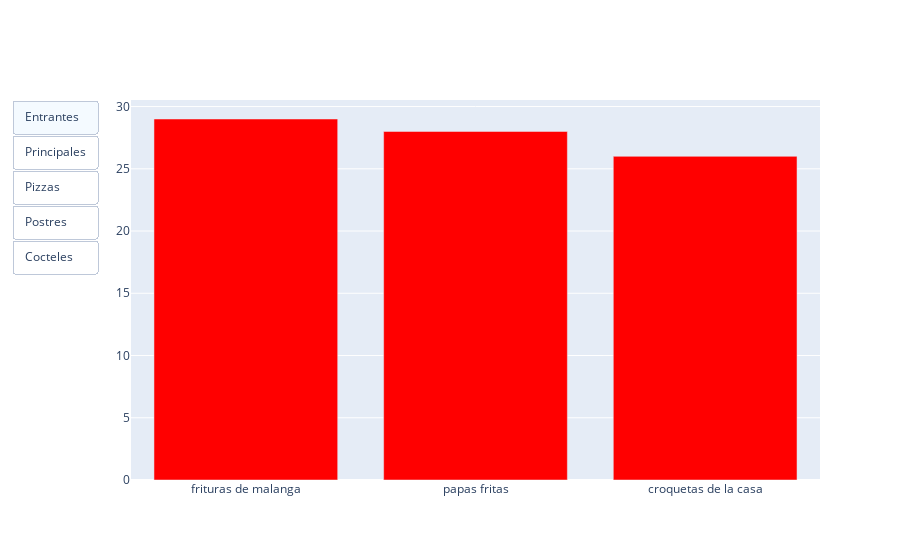

Source (notebook cell):
### Markdown cell above
Ay!!, mijo lo unico que te va a pedir tu madre es que por favor no me pongas a preparar moderneses tu sabes que mi cocina es a la antigua y compra sazones naturales que para ti no es novedad el odio que le tengo a cocinar con polvitos de esos.

-Alejandro: Tranquila vieja aqui se cocina lo que tu digas y tu sabes que no hay cosa que nos guste mas a nosotros que los platillos mas comunes, aqui no somos de cabiar, ni de salmon, hasta el restaurante mas glamuroso de La Habana tiene que tener en su menu una oferta de ropa vieja y unas buenas croquetas.

### Code cell
#Grafico de barras que muestra cuales son los 3 (entrantes,principales,pizzas,postres,cocteles) mas comunes en los menu :)

entrantes_nombres = []
entrantes_comunes = []

for i, row in data.iterrows():
    menu = row["menu"]
    if isinstance(menu, dict) and "starters" in menu:  
        for starter in menu["starters"]:
            nombre = starter.get("item_name")
            if nombre is not None: 
                nombre_igualado =bp.i_nombre(nombre)
                entrantes_nombres.append(nombre_igualado)
counter = Counter(entrantes_nombres)
tres_mas_comunes = counter.most_common(3)
for nombre, frecuencia in tres_mas_comunes:
    entrantes_comunes.append((nombre, frecuencia))
    

principales_nombres = []
principales_comunes = []

for i, row in data.iterrows():
    menu = row["menu"]
    if isinstance(menu, dict) and "mains" in menu:  
        for starter in menu["mains"]:
            nombre = starter.get("item_name")
            if nombre is not None: 
                nombre_igualado = bp.i_nombre(nombre)
                principales_nombres.append(nombre_igualado)
counter = Counter(principales_nombres)
tres_mas_comunes = counter.most_common(3)
for nombre, frecuencia in tres_mas_comunes:
    principales_comunes.append((nombre, frecuencia))

pizza_nombres = []
pizza_comunes = []

for i, row in data.iterrows():
    menu = row["menu"]
    if isinstance(menu, dict) and "pizza" in menu:  
        for starter in menu["pizza"]:
            nombre = starter.get("item_name")
            if nombre is not None: 
                nombre_igualado = bp.i_nombre(nombre)
                pizza_nombres.append(nombre_igualado)
counter = Counter(pizza_nombres)
tres_mas_comunes = counter.most_common(3)
for nombre, frecuencia in tres_mas_comunes:
    pizza_comunes.append((nombre, frecuencia))

postres_nombres = []
postres_comunes = []

for i, row in data.iterrows():
    menu = row["menu"]
    if isinstance(menu, dict) and "desserts" in menu:  
        for starter in menu["desserts"]:
            nombre = starter.get("item_name")
            if nombre is not None: 
                nombre_igualado = bp.i_nombre(nombre)
                postres_nombres.append(nombre_igualado)
counter = Counter(postres_nombres)
tres_mas_comunes = counter.most_common(3)
for nombre, frecuencia in tres_mas_comunes:
    postres_comunes.append((nombre, frecuencia))


cocteles_nombres = []
cocteles_comunes = []
for i, row in data.iterrows():
    menu = row["menu"]
    if isinstance(menu, dict) and "cocktails" in menu:  
        for cocktail in menu["cocktails"]:
            nombre = cocktail.get("item_name")
            if nombre is not None: 
                nombre_igualado = bp.i_nombre(nombre)
                cocteles_nombres.append(nombre_igualado)
counter = Counter(cocteles_nombres)
tres_mas_comunes = counter.most_common(3)
for nombre, frecuencia in tres_mas_comunes:
    cocteles_comunes.append((nombre, frecuencia))

starters = entrantes_comunes
mains = principales_comunes
pizzas = pizza_comunes
desserts = postres_comunes
cocktails = cocteles_comunes

grafico_starters = bp.c_grafico(starters, "Entrantes", "red")
grafico_mains = bp.c_grafico(mains, "Principales", "blue")
grafico_pizzas = bp.c_grafico(pizzas, "Pizzas","green")
grafico_desserts = bp.c_grafico(desserts, "Postres", "orange")
grafico_cocktails = bp.c_grafico(cocktails, "Cocteles", "purple")


fig = go.Figure()


fig.add_traces([grafico_starters, grafico_mains, grafico_pizzas, grafico_desserts, grafico_cocktails])

fig.update_traces(visible=False)
fig.data[0].visible = True  


buttons = [
    dict(label="Entrantes", method="update", args=[{"visible": [True, False, False, False, False]}, {"title": "Entrantes mas comunes"}]),
    dict(label="Principales", method="update", args=[{"visible": [False, True, False, False, False]}, {"title": "Principales mas comunes"}]),
    dict(label="Pizzas", method="update", args=[{"visible": [False, False, True, False, False]}, {"title": "Pizzas mas comunes"}]),
    dict(label="Postres", method="update", args=[{"visible": [False, False, False, True, False]}, {"title": "Postres mas comunes"}]),
    dict(label="Cocteles", method="update", args=[{"visible": [False, False, False, False, True]}, {"title": "Cocteles mas comunes"}]),]
   
fig.update_layout(
    updatemenus=[
        dict(
            type="buttons",
            showactive=True,
            buttons=buttons,
        )
    ]
)

pio.show(fig)

### Figure 1 — Plotly figure (JSON) as saved in the notebook; plotly's stock layout.template omitted (floating-point values rounded to 4 significant figures)
{"data": [{"marker": {"color": "red"}, "name": "Entrantes", "type": "bar", "visible": true, "x": ["frituras de malanga", "papas fritas", "croquetas de la casa"], "y": [29, 28, 26]}, {"marker": {"color": "blue"}, "name": "Principales", "type": "bar", "visible": false, "x": ["ropa vieja", "bistec de cerdo", "fricase de cerdo"], "y": [31, 17, 17]}, {"marker": {"color": "green"}, "name": "Pizzas", "type": "bar", "visible": false, "x": ["pizza napolitana", "pizza hawaiana", "pizza de jamon"], "y": [20, 19, 15]}, {"marker": {"color": "orange"}, "name": "Postres", "type": "bar", "visible": false, "x": ["flan", "copa de helado", "copa lolita"], "y": [16, 13, 12]}, {"marker": {"color": "purple"}, "name": "Cocteles", "type": "bar", "visible": false, "x": ["cuba libre", "mojito", "caipiroska"], "y": [54, 51, 50]}], "layout": {"updatemenus": [{"buttons": [{"args": [{"visible": [true, false, false, false, false]}, {"title": "Entrantes mas comunes"}], "label": "Entrantes", "method": "update"}, {"args": [{"visible": [false, true, false, false, false]}, {"title": "Principales mas comunes"}], "label": "Principales", "method": "update"}, {"args": [{"visible": [false, false, true, false, false]}, {"title": "Pizzas mas comunes"}], "label": "Pizzas", "method": "update"}, {"args": [{"visible": [false, false, false, true, false]}, {"title": "Postres mas comunes"}], "label": "Postres", "method": "update"}, {"args": [{"visible": [false, false, false, false, true]}, {"title": "Cocteles mas comunes"}], "label": "Cocteles", "method": "update"}], "showactive": true, "type": "buttons"}]}}
